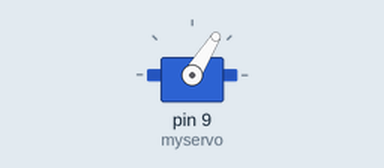
Recording of a sketch running on a simulated Arduino Uno, built with avr-gcc and run on an emulated ATmega328P. Parts: servo. What the sketch prints to the serial monitor is not drawn.

Above: at 1.05 s.
Timing chart, 0 to 5.6 s (numbered marks = the images above):
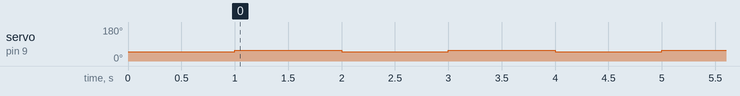

The sketch:

servo.ino
```cpp
//

#include <Streaming.h>
#include <Servo.h>


#define OpenDoor()  myservo.write(58);
#define CloseDoor() myservo.write(50);

#define ServoInit() myservo.attach(9);\
                    myservo.write(50)


Servo myservo;


int pos = 0;
int pos_buf = 0;

void servoCtrl(int pos)
{
    myservo.write(pos);

}

void setup()
{
    Serial.begin(115200);

    ServoInit();


    delay(1000);

    cout << "hello world" << endl;
}

void loop()
{

    OpenDoor();

    delay(1000);

    CloseDoor();
    delay(1000);


}
```

Measured:
- by itself, servo on pin 9 (myservo): alternates 58° for 1.0 s and 50° for 1.0 s
